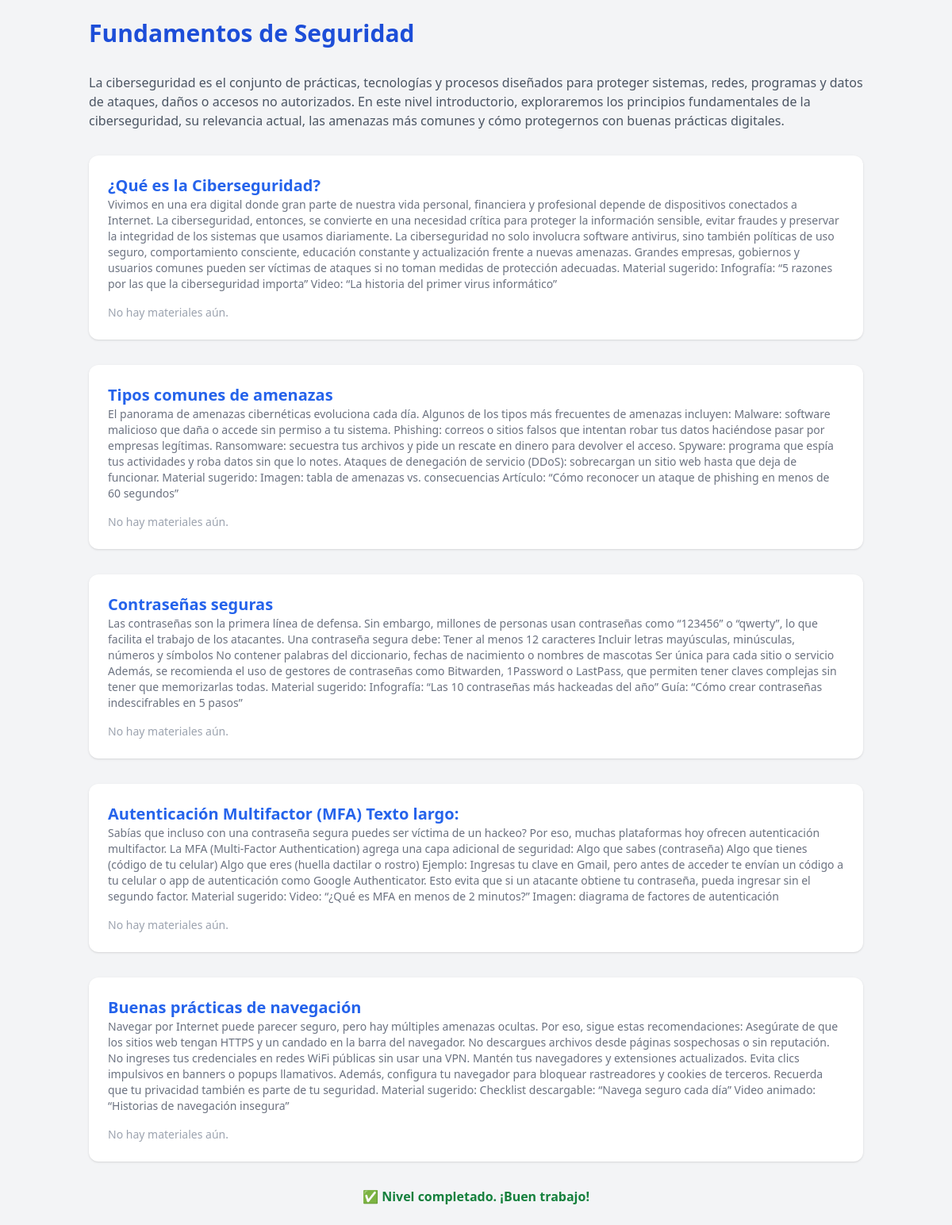
Screenshot of /dashboard/learn/nivel/4/ (signed in) with the database file from the repository.
### core/models.py (models this page shows, shortened)
class Nivel(models.Model):
    titulo = models.CharField(max_length=100)
    descripcion = models.TextField()
    orden = models.PositiveIntegerField(unique=True)
    desbloqueado_por = models.ForeignKey('self', null=True, blank=True, on_delete=models.SET_NULL)

class Seccion(models.Model):
    nivel = models.ForeignKey(Nivel, on_delete=models.CASCADE, related_name='secciones')
    titulo = models.CharField(max_length=100)
    descripcion = models.TextField()
    orden = models.PositiveIntegerField(default=1)
    class Meta:
        ordering = ['orden']

### core/views.py (the view, shortened to what this page needs)
# urls.py: path('dashboard/learn/nivel/<int:nivel_id>/', views.ver_nivel, name='ver_nivel'),
@login_required
def ver_nivel(request, nivel_id):
    nivel = get_object_or_404(Nivel, id=nivel_id)
    secciones = nivel.secciones.prefetch_related('materiales')
    progreso, _ = ProgresoUsuario.objects.get_or_create(usuario=request.user, nivel=nivel)
    return render(request, 'core/view.html', {
        'nivel': nivel,
        'secciones': secciones,
        'progreso': progreso
    })

### core/templates/core/view.html (shortened to what this page needs)
{% load static %}
<!DOCTYPE html>
<html lang="es">
<head>
  <script src="https://cdn.tailwindcss.com"></script>
</head>
<body class="bg-gray-100 text-gray-800">
  <div class="max-w-5xl mx-auto p-6 space-y-8">
    <h1 class="text-3xl font-bold text-blue-700">{{ nivel.titulo }}</h1>
    <p class="text-gray-600">{{ nivel.descripcion }}</p>
    {% for seccion in secciones %}
      <div class="bg-white rounded-xl shadow p-6">
        <h2 class="text-xl font-semibold text-blue-600">{{ seccion.titulo }}</h2>
        <p class="text-sm text-gray-500 mb-4">{{ seccion.descripcion }}</p>
        {% for material in seccion.materiales.all %}
          <div class="p-4 border border-gray-200 rounded mb-2 bg-gray-50">
            <h3 class="font-medium">{{ material.titulo }}</h3>
            <p class="text-sm mt-1 text-gray-600">{{ material.contenido }}</p>
          </div>
        {% empty %}
          <p class="text-sm text-gray-400">No hay materiales aún.</p>
        {% endfor %}
      </div>
    {% endfor %}
    {% if not progreso.completado %}
      <form method="POST" class="text-center mt-10">
        {% csrf_token %}
        <p class="text-sm text-gray-500 mb-2">Cuando hayas terminado de revisar todo, haz clic para evaluar.</p>
        <a href="{% url 'evaluation_view' nivel.id %}">Rendir evaluación</a>
      </form>
    {% else %}
      <div class="text-center mt-10 text-green-700 font-semibold">
        ✅ Nivel completado. ¡Buen trabajo!
      </div>
    {% endif %}
  </div>
</body>
</html>

### rows the page displays
Nivel: titulo "Fundamentos de Seguridad", descripcion "La ciberseguridad es el conjunto de prácticas, tecnologías y procesos diseñados para proteger sistemas, redes, programas y datos de ataques, daños o accesos no autorizados. En este nivel introductorio, exploraremos los principios fundamentales de la ciberseguridad, su relevancia actual, las amenazas más comunes y cómo protegernos con buenas prácticas digitales."
Seccion: titulo "¿Qué es la Ciberseguridad?", descripcion "Vivimos en una era digital donde gran parte de nuestra vida personal, financiera y profesional depende de dispositivos conectados a Internet. La ciberseguridad, entonces, se convierte en una necesidad crítica para proteger la información sensible, evitar fraudes y preservar la integridad de los sistemas que usamos diariamente. La ciberseguridad no solo involucra software antivirus, sino también políticas de uso seguro, comportamiento consciente, educación constante y actualización frente a nuevas amenazas. Grandes empresas, gobiernos y usuarios comunes pueden ser víctimas de ataques si no toman medidas de protección adecuadas. Material sugerido: Infografía: “5 razones por las que la…"
Seccion: titulo "Tipos comunes de amenazas", descripcion "El panorama de amenazas cibernéticas evoluciona cada día. Algunos de los tipos más frecuentes de amenazas incluyen: Malware: software malicioso que daña o accede sin permiso a tu sistema. Phishing: correos o sitios falsos que intentan robar tus datos haciéndose pasar por empresas legítimas. Ransomware: secuestra tus archivos y pide un rescate en dinero para devolver el acceso. Spyware: programa que espía tus actividades y roba datos sin que lo notes. Ataques de denegación de servicio (DDoS): sobrecargan un sitio web hasta que deja de funcionar. Material sugerido: Imagen: tabla de amenazas vs. consecuencias Artículo: “Cómo reconocer un ataque de phishing en menos de 60 segundos”"
Seccion: titulo "Contraseñas seguras", descripcion "Las contraseñas son la primera línea de defensa. Sin embargo, millones de personas usan contraseñas como “123456” o “qwerty”, lo que facilita el trabajo de los atacantes. Una contraseña segura debe: Tener al menos 12 caracteres Incluir letras mayúsculas, minúsculas, números y símbolos No contener palabras del diccionario, fechas de nacimiento o nombres de mascotas Ser única para cada sitio o servicio Además, se recomienda el uso de gestores de contraseñas como Bitwarden, 1Password o LastPass, que permiten tener claves complejas sin tener que memorizarlas todas. Material sugerido: Infografía: “Las 10 contraseñas más hackeadas del año” Guía: “Cómo crear contraseñas indescifrables en 5 pasos”"
Seccion: titulo "Autenticación Multifactor (MFA) Texto largo:", descripcion "Sabías que incluso con una contraseña segura puedes ser víctima de un hackeo? Por eso, muchas plataformas hoy ofrecen autenticación multifactor. La MFA (Multi-Factor Authentication) agrega una capa adicional de seguridad: Algo que sabes (contraseña) Algo que tienes (código de tu celular) Algo que eres (huella dactilar o rostro) Ejemplo: Ingresas tu clave en Gmail, pero antes de acceder te envían un código a tu celular o app de autenticación como Google Authenticator. Esto evita que si un atacante obtiene tu contraseña, pueda ingresar sin el segundo factor. Material sugerido: Video: “¿Qué es MFA en menos de 2 minutos?” Imagen: diagrama de factores de autenticación"
Seccion: titulo "Buenas prácticas de navegación", descripcion "Navegar por Internet puede parecer seguro, pero hay múltiples amenazas ocultas. Por eso, sigue estas recomendaciones: Asegúrate de que los sitios web tengan HTTPS y un candado en la barra del navegador. No descargues archivos desde páginas sospechosas o sin reputación. No ingreses tus credenciales en redes WiFi públicas sin usar una VPN. Mantén tus navegadores y extensiones actualizados. Evita clics impulsivos en banners o popups llamativos. Además, configura tu navegador para bloquear rastreadores y cookies de terceros. Recuerda que tu privacidad también es parte de tu seguridad. Material sugerido: Checklist descargable: “Navega seguro cada día” Video animado: “Historias de navegación…"
